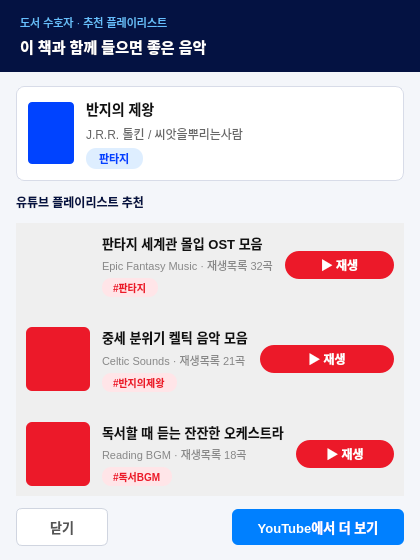
<?xml version="1.0" encoding="UTF-8"?>
<ui version="4.0">
 <class>PlaylistRecommendDialog</class>
 <widget class="QDialog" name="PlaylistRecommendDialog">
  <property name="geometry">
   <rect><x>0</x><y>0</y><width>420</width><height>560</height></rect>
  </property>
  <property name="windowTitle">
   <string>플레이리스트 추천</string>
  </property>
  <property name="styleSheet">
   <string notr="true">
QDialog#PlaylistRecommendDialog {
    background-color: #f4f6fa;
}
QWidget#dialogHeader {
    background-color: #041242;
}
QLabel#headerSubtitle {
    color: #66BEFF;
    font-size: 11px;
    background-color: transparent;
}
QLabel#headerTitle {
    color: #ffffff;
    font-size: 15px;
    font-weight: bold;
    background-color: transparent;
}
QWidget#bookSummaryCard {
    background-color: #ffffff;
    border: 1px solid #d8dce8;
    border-radius: 8px;
}
QLabel#bookCover {
    background-color: #0043FF;
    border-radius: 4px;
}
QLabel#bookTitleLabel {
    font-size: 14px;
    font-weight: bold;
    color: #111111;
    background-color: transparent;
}
QLabel#bookAuthorLabel {
    font-size: 12px;
    color: #666666;
    background-color: transparent;
}
QLabel#genreBadge {
    font-size: 11px;
    font-weight: bold;
    color: #0043FF;
    background-color: #deeeff;
    border-radius: 10px;
    padding: 2px 10px;
}
QLabel#sectionLabel {
    font-size: 12px;
    font-weight: bold;
    color: #041242;
    background-color: transparent;
}
QWidget#playlistCard {
    background-color: #ffffff;
    border: 1px solid #d8dce8;
    border-radius: 8px;
}
QWidget#playlistCard:hover {
    border: 1px solid #0080FF;
}
QLabel#playlistThumb, QLabel#playlistThumb2, QLabel#playlistThumb3 {
    background-color: #EC1929;
    border-radius: 6px;
}
QLabel#playlistTitle, QLabel#playlistTitle1, QLabel#playlistTitle2, QLabel#playlistTitle3 {
    font-size: 13px;
    font-weight: bold;
    color: #111111;
    background-color: transparent;
}
QLabel#playlistChannel, QLabel#playlistChannel1, QLabel#playlistChannel2, QLabel#playlistChannel3 {
    font-size: 11px;
    color: #888888;
    background-color: transparent;
}
QLabel#playlistTag, QLabel#playlistTag1, QLabel#playlistTag2, QLabel#playlistTag3 {
    font-size: 10px;
    font-weight: bold;
    color: #EC1929;
    background-color: #ffe5e8;
    border-radius: 9px;
    padding: 2px 8px;
}
QPushButton#playBtn, QPushButton#playBtn1, QPushButton#playBtn2, QPushButton#playBtn3 {
    background-color: #EC1929;
    color: #ffffff;
    border: none;
    border-radius: 14px;
    font-size: 12px;
    font-weight: bold;
    min-height: 28px;
    min-width: 60px;
}
QPushButton#playBtn:hover, QPushButton#playBtn1:hover, QPushButton#playBtn2:hover, QPushButton#playBtn3:hover { background-color: #c41522; }
QPushButton#closeBtn {
    background-color: #ffffff;
    color: #555555;
    border: 1px solid #d0d5e0;
    border-radius: 6px;
    font-size: 13px;
    font-weight: bold;
    min-height: 36px;
    min-width: 90px;
}
QPushButton#closeBtn:hover { background-color: #f0f2f6; }
QPushButton#openYoutubeBtn {
    background-color: #0080FF;
    color: #ffffff;
    border: none;
    border-radius: 6px;
    font-size: 13px;
    font-weight: bold;
    min-height: 36px;
    min-width: 140px;
    padding: 0 16px;
}
QPushButton#openYoutubeBtn:hover { background-color: #0066cc; }
QScrollArea { border: none; background-color: transparent; }
QScrollBar:vertical { width: 6px; background: transparent; }
QScrollBar::handle:vertical { background: #d0d5e0; border-radius: 3px; min-height: 20px; }
   </string>
  </property>

  <layout class="QVBoxLayout" name="rootLayout">
   <property name="spacing"><number>0</number></property>
   <property name="leftMargin"><number>0</number></property>
   <property name="topMargin"><number>0</number></property>
   <property name="rightMargin"><number>0</number></property>
   <property name="bottomMargin"><number>0</number></property>

   <!-- ── Header ── -->
   <item>
    <widget class="QWidget" name="dialogHeader">
     <property name="minimumHeight"><number>80</number></property>
     <layout class="QVBoxLayout" name="headerLayout">
      <property name="leftMargin"><number>20</number></property>
      <property name="rightMargin"><number>20</number></property>
      <property name="topMargin"><number>14</number></property>
      <property name="bottomMargin"><number>14</number></property>
      <property name="spacing"><number>4</number></property>
      <item>
       <widget class="QLabel" name="headerSubtitle">
        <property name="text"><string>도서 수호자 · 추천 플레이리스트</string></property>
       </widget>
      </item>
      <item>
       <widget class="QLabel" name="headerTitle">
        <property name="text"><string>이 책과 함께 들으면 좋은 음악</string></property>
       </widget>
      </item>
     </layout>
    </widget>
   </item>

   <!-- ── Body ── -->
   <item>
    <layout class="QVBoxLayout">
     <property name="leftMargin"><number>16</number></property>
     <property name="rightMargin"><number>16</number></property>
     <property name="topMargin"><number>14</number></property>
     <property name="bottomMargin"><number>14</number></property>
     <property name="spacing"><number>12</number></property>

     <!-- 선택한 책 정보 -->
     <item>
      <widget class="QWidget" name="bookSummaryCard">
       <layout class="QHBoxLayout" name="bookSummaryLayout">
        <property name="leftMargin"><number>12</number></property>
        <property name="rightMargin"><number>12</number></property>
        <property name="topMargin"><number>12</number></property>
        <property name="bottomMargin"><number>12</number></property>
        <property name="spacing"><number>12</number></property>
        <item>
         <widget class="QLabel" name="bookCover">
          <property name="minimumSize"><size><width>46</width><height>62</height></size></property>
          <property name="maximumSize"><size><width>46</width><height>62</height></size></property>
         </widget>
        </item>
        <item>
         <layout class="QVBoxLayout">
          <property name="spacing"><number>5</number></property>
          <item>
           <widget class="QLabel" name="bookTitleLabel">
            <property name="text"><string>반지의 제왕</string></property>
           </widget>
          </item>
          <item>
           <widget class="QLabel" name="bookAuthorLabel">
            <property name="text"><string>J.R.R. 톨킨 / 씨앗을뿌리는사람</string></property>
           </widget>
          </item>
          <item>
           <layout class="QHBoxLayout">
            <item>
             <widget class="QLabel" name="genreBadge">
              <property name="text"><string>판타지</string></property>
              <property name="sizePolicy">
               <sizepolicy hsizetype="Maximum" vsizetype="Fixed">
                <horstretch>0</horstretch>
                <verstretch>0</verstretch>
               </sizepolicy>
              </property>
             </widget>
            </item>
            <item>
             <spacer>
              <property name="orientation"><enum>Qt::Horizontal</enum></property>
              <property name="sizeHint" stdset="0"><size><width>40</width><height>20</height></size></property>
             </spacer>
            </item>
           </layout>
          </item>
         </layout>
        </item>
       </layout>
      </widget>
     </item>

     <!-- 섹션 라벨 -->
     <item>
      <widget class="QLabel" name="sectionLabel">
       <property name="text"><string>유튜브 플레이리스트 추천</string></property>
      </widget>
     </item>

     <!-- 플레이리스트 스크롤 영역 -->
     <item>
      <widget class="QScrollArea" name="playlistScrollArea">
       <property name="widgetResizable"><bool>true</bool></property>
       <widget class="QWidget" name="playlistScrollContent">
        <property name="geometry"><rect><x>0</x><y>0</y><width>380</width><height>400</height></rect></property>
        <layout class="QVBoxLayout" name="playlistListLayout">
         <property name="spacing"><number>10</number></property>
         <property name="leftMargin"><number>0</number></property>
         <property name="topMargin"><number>0</number></property>
         <property name="rightMargin"><number>0</number></property>
         <property name="bottomMargin"><number>0</number></property>

         <!-- Playlist Item 1 -->
         <item>
          <widget class="QWidget" name="playlistCard1">
           <layout class="QHBoxLayout">
            <property name="leftMargin"><number>10</number></property>
            <property name="rightMargin"><number>10</number></property>
            <property name="topMargin"><number>10</number></property>
            <property name="bottomMargin"><number>10</number></property>
            <property name="spacing"><number>12</number></property>
            <item>
             <widget class="QLabel" name="playlistThumb1">
              <property name="minimumSize"><size><width>64</width><height>64</height></size></property>
              <property name="maximumSize"><size><width>64</width><height>64</height></size></property>
             </widget>
            </item>
            <item>
             <layout class="QVBoxLayout">
              <property name="spacing"><number>4</number></property>
              <item>
               <widget class="QLabel" name="playlistTitle1">
                <property name="text"><string>판타지 세계관 몰입 OST 모음</string></property>
               </widget>
              </item>
              <item>
               <widget class="QLabel" name="playlistChannel1">
                <property name="text"><string>Epic Fantasy Music · 재생목록 32곡</string></property>
               </widget>
              </item>
              <item>
               <widget class="QLabel" name="playlistTag1">
                <property name="text"><string>#판타지</string></property>
                <property name="sizePolicy">
                 <sizepolicy hsizetype="Maximum" vsizetype="Fixed">
                  <horstretch>0</horstretch>
                  <verstretch>0</verstretch>
                 </sizepolicy>
                </property>
               </widget>
              </item>
             </layout>
            </item>
            <item>
             <widget class="QPushButton" name="playBtn1">
              <property name="text"><string>▶ 재생</string></property>
             </widget>
            </item>
           </layout>
          </widget>
         </item>

         <!-- Playlist Item 2 -->
         <item>
          <widget class="QWidget" name="playlistCard2">
           <layout class="QHBoxLayout">
            <property name="leftMargin"><number>10</number></property>
            <property name="rightMargin"><number>10</number></property>
            <property name="topMargin"><number>10</number></property>
            <property name="bottomMargin"><number>10</number></property>
            <property name="spacing"><number>12</number></property>
            <item>
             <widget class="QLabel" name="playlistThumb2">
              <property name="minimumSize"><size><width>64</width><height>64</height></size></property>
              <property name="maximumSize"><size><width>64</width><height>64</height></size></property>
             </widget>
            </item>
            <item>
             <layout class="QVBoxLayout">
              <property name="spacing"><number>4</number></property>
              <item>
               <widget class="QLabel" name="playlistTitle2">
                <property name="text"><string>중세 분위기 켈틱 음악 모음</string></property>
               </widget>
              </item>
              <item>
               <widget class="QLabel" name="playlistChannel2">
                <property name="text"><string>Celtic Sounds · 재생목록 21곡</string></property>
               </widget>
              </item>
              <item>
               <widget class="QLabel" name="playlistTag2">
                <property name="text"><string>#반지의제왕</string></property>
                <property name="sizePolicy">
                 <sizepolicy hsizetype="Maximum" vsizetype="Fixed">
                  <horstretch>0</horstretch>
                  <verstretch>0</verstretch>
                 </sizepolicy>
                </property>
               </widget>
              </item>
             </layout>
            </item>
            <item>
             <widget class="QPushButton" name="playBtn2">
              <property name="text"><string>▶ 재생</string></property>
             </widget>
            </item>
           </layout>
          </widget>
         </item>

         <!-- Playlist Item 3 -->
         <item>
          <widget class="QWidget" name="playlistCard3">
           <layout class="QHBoxLayout">
            <property name="leftMargin"><number>10</number></property>
            <property name="rightMargin"><number>10</number></property>
            <property name="topMargin"><number>10</number></property>
            <property name="bottomMargin"><number>10</number></property>
            <property name="spacing"><number>12</number></property>
            <item>
             <widget class="QLabel" name="playlistThumb3">
              <property name="minimumSize"><size><width>64</width><height>64</height></size></property>
              <property name="maximumSize"><size><width>64</width><height>64</height></size></property>
             </widget>
            </item>
            <item>
             <layout class="QVBoxLayout">
              <property name="spacing"><number>4</number></property>
              <item>
               <widget class="QLabel" name="playlistTitle3">
                <property name="text"><string>독서할 때 듣는 잔잔한 오케스트라</string></property>
               </widget>
              </item>
              <item>
               <widget class="QLabel" name="playlistChannel3">
                <property name="text"><string>Reading BGM · 재생목록 18곡</string></property>
               </widget>
              </item>
              <item>
               <widget class="QLabel" name="playlistTag3">
                <property name="text"><string>#독서BGM</string></property>
                <property name="sizePolicy">
                 <sizepolicy hsizetype="Maximum" vsizetype="Fixed">
                  <horstretch>0</horstretch>
                  <verstretch>0</verstretch>
                 </sizepolicy>
                </property>
               </widget>
              </item>
             </layout>
            </item>
            <item>
             <widget class="QPushButton" name="playBtn3">
              <property name="text"><string>▶ 재생</string></property>
             </widget>
            </item>
           </layout>
          </widget>
         </item>

        </layout>
       </widget>
      </widget>
     </item>

     <!-- 하단 버튼 -->
     <item>
      <layout class="QHBoxLayout" name="footerLayout">
       <item>
        <widget class="QPushButton" name="closeBtn">
         <property name="text"><string>닫기</string></property>
        </widget>
       </item>
       <item>
        <spacer>
         <property name="orientation"><enum>Qt::Horizontal</enum></property>
         <property name="sizeHint" stdset="0"><size><width>40</width><height>20</height></size></property>
        </spacer>
       </item>
       <item>
        <widget class="QPushButton" name="openYoutubeBtn">
         <property name="text"><string>YouTube에서 더 보기</string></property>
        </widget>
       </item>
      </layout>
     </item>

    </layout>
   </item>

  </layout>
 </widget>
 <resources/>
 <connections/>
</ui>
